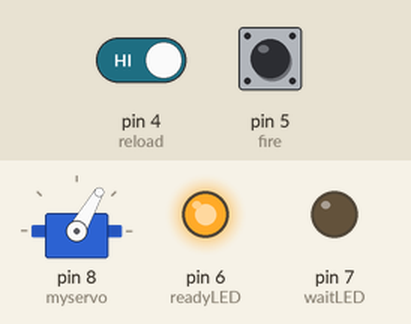
This sketch was run on a simulated Arduino Uno, built with avr-gcc and run on an emulated ATmega328P. Shown: servo, output pins drawn as LEDs (lit = HIGH). The test bench sets the inputs (shaded band); at power-on: pin 4 (reload) HIGH, pin 5 (fire) HIGH.

Above: at 1.2 s.
1.3 s: pin 4 (reload) driven LOW
At 1.9 s:
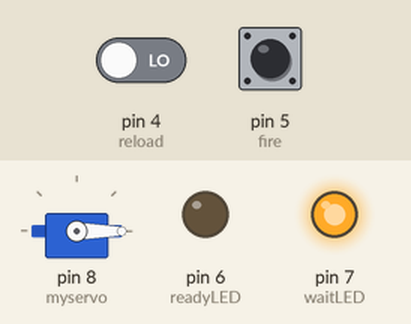
Timing chart, 0 to 4.3 s (numbered marks = the images above; inputs shaded):
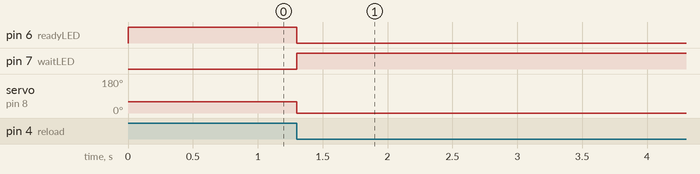

The sketch:

catapult.ino
```cpp
#include <Servo.h>

#define reload 4
#define fire 5
#define readyLED 6
#define waitLED 7
Servo myservo;
int pos = 60;

void setup() {
  myservo.attach(8);
  pinMode(readyLED, OUTPUT);
  pinMode(waitLED, OUTPUT);
  pinMode(fire, INPUT);
  pinMode(reload, INPUT);
}

void loop() {
  if (digitalRead(fire) == LOW) {
    pos = 60;
  }
  if (digitalRead(reload) == LOW) {
    pos = 0;
  }
  myservo.write(pos);

  if (pos < 60) {
    digitalWrite(waitLED, HIGH);
    digitalWrite(readyLED, LOW);
  }
  else{
    digitalWrite(readyLED, HIGH);
    digitalWrite(waitLED, LOW);
  }
}
```

Measured:
- after the input at 1.3 s, pin 6 (readyLED): HIGH → LOW at once; pin 7 (waitLED): LOW → HIGH at once; servo on pin 8 (myservo): 60° → 0° at once
